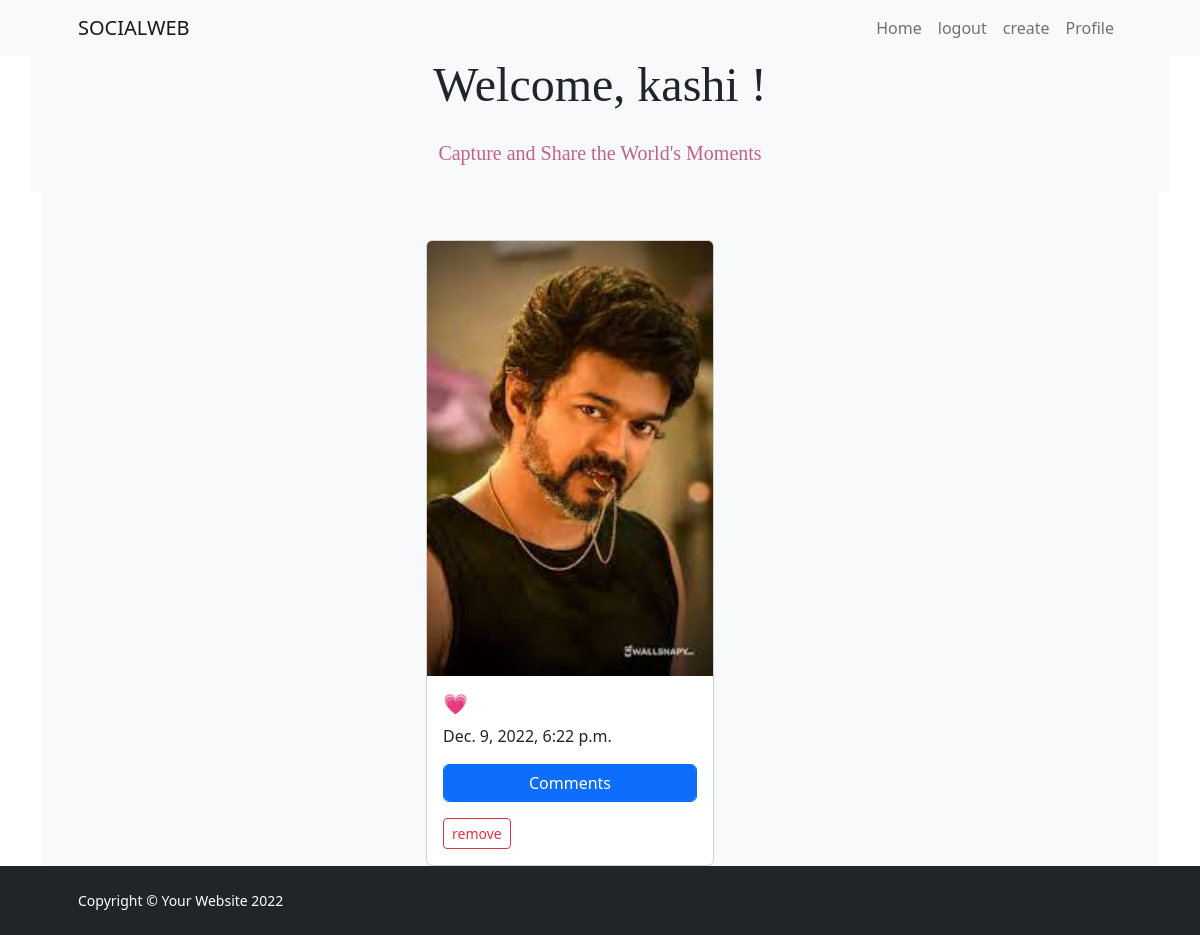
The app's page /post/profile (signed in) with its own data.
### api/models.py (models this page shows, shortened)
class MyUser(AbstractUser):
    phone=models.CharField(max_length=200)
    profile_pic=models.ImageField(upload_to="profilepics",null=True)

class Posts(models.Model):
    image=models.ImageField(null=True,upload_to="images",blank=True)
    user=models.ForeignKey(MyUser,on_delete=models.CASCADE)
    caption=models.CharField(max_length=500)
    like=models.ManyToManyField(MyUser,related_name="like")
    posted_date=models.DateTimeField(auto_now_add=True)
    @property
    def fetch_comments(self):
        comments=self.comments_set.all()
        return comments

### api/views.py (the view, shortened to what this page needs)
# urls.py: path("post/profile",views.MypostView.as_view(),name="profile"),
class MypostView(ListView,FormView):
    model=Posts
    form_class=PostForm
    template_name="profile.html"
    pk_url_kwargs="id"
    context_object_name="myposts"
    def get_queryset(self):
        return Posts.objects.all().filter(user=self.request.user)

### api/templates/profile.html (shortened to what this page needs)
{%extends 'index.html'%}
{%block body_block%}
{%for q in myposts%}
<div class="card mt-5" style="width: 18rem;">
    {%if q.image%}
    <a href="#!"></a><img src="{{q.image.url}}" class="card-img-top" alt="..."></a>
    {%endif%}
    <div class="card-body">
      <h5 class="card-title">{{q.caption}}</h5>
      <p class="card-text">{{q.posted_date}}</p>
      <p>
        <button class="btn btn-primary form-control" type="button" data-bs-toggle="collapse"
            data-bs-target="#collapseExample" aria-expanded="false" aria-controls="collapseExample">
            Comments
        </button>
    </p>
        <a href="{%url 'remove-post' q.id %}" class="btn btn-sm btn-outline-danger">remove</a>
    </div>
</div>
{%endfor%}
{%endblock%}

### api/templates/index.html (shortened to what this page needs)
<!DOCTYPE html>
{%load static%}
<html lang="en">
    <head>
        <link href="https://cdn.jsdelivr.net/npm/bootstrap-icons@1.5.0/font/bootstrap-icons.css" rel="stylesheet" />
        <link href="{%static 'css/styles.css'%}" rel="stylesheet" />
        <link href="https://cdn.jsdelivr.net/npm/bootstrap@5.2.2/dist/css/bootstrap.min.css" rel="stylesheet">
        <link rel="stylesheet" href="https://cdnjs.cloudflare.com/ajax/libs/font-awesome/4.7.0/css/font-awesome.min.css">
    </head>
    <body class="d-flex flex-column h-100">
        <main class="flex-shrink-0">
            <nav class="navbar navbar-expand-lg navbar-light bg-light">
                <div class="container px-5">
                    <a class="navbar-brand " href="index.html"> SOCIALWEB</a>
                    <div class="collapse navbar-collapse" id="navbarSupportedContent">
                        <ul class="navbar-nav ms-auto mb-2 mb-lg-0">
                            <li class="nav-item"><a class="nav-link" href="{%url 'index'%}">Home</a></li>
                            <li class="nav-item"><a class="nav-link" href="{%url 'logout'%}">logout</a></li>
                            <li class="nav-item"><a class="nav-link" href="{%url 'addpost'%}">create</a></li>
                            <li class="nav-item"><a class="nav-link" href="{%url 'profile'%}">Profile</a></li>
                        </ul>
                    </div>
                </div>
            </nav>
            <div class="container ">
                <div class="row bg-light ">
                        <h1 class="display-5  mb-2 text-center ">
                          <p style="font-family: 'Times New Roman', Times, serif;"> Welcome, {{request.user}} ! </p> </h1>
                        <p class="lead  text-center  mb-4" style="font-family: 'Times New Roman', Times, serif; color:rgb(188, 101, 136) ;">Capture and Share the World's Moments </p>
            </div>
            <div class="container">
                <div class="row bg-light ">
                    <div class="col-4">
                        </div>
                    <div class="col-4">
                         {%block body_block%}
                        {%endblock%}
                    </div>
                    <div class="col-4"></div>
                </div>
            </div>
        </main>
        <footer class="bg-dark py-4 mt-auto">
            <div class="container px-5">
                <div class="row align-items-center justify-content-between flex-column flex-sm-row">
                    <div class="col-auto"><div class="small m-0 text-white text-center">Copyright &copy; Your Website 2022</div></div>
                </div>
            </div>
        </footer>
    </body>
</html>

### records on screen
MyUser: user "kashi"
Posts: image (picture), caption "💗", posted_date "Dec. 9, 2022, 6:22 p.m."
